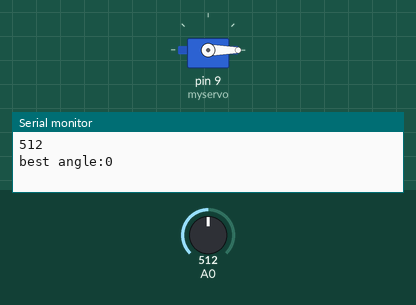
Simulated run of this sketch. Board: Arduino Uno, built with avr-gcc and run on an emulated ATmega328P. On the bench: servo, the last lines printed to the serial monitor. The test bench sets the inputs (shaded band); at power-on: A0 = 512.

Above: at 0.01 s.
At 4.29 s:
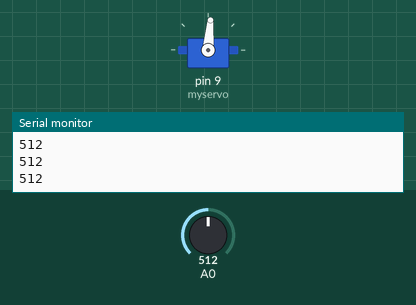
4.3 s: A0 set to 0
At 5.04 s:
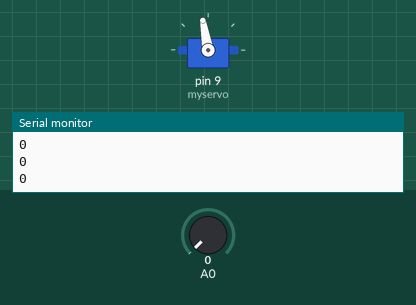
Timing chart, 0 to 16.3 s (numbered marks = the images above; inputs shaded):
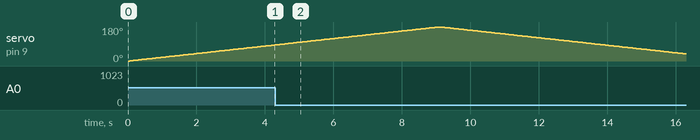

The sketch:

d2.ino
```cpp
#include <Servo.h>
//#define abs(x) ((x) > 0 ? (x) : -(x))

Servo myservo;
int pos = 0;

void setup() {
  Serial.begin(9600);
  myservo.attach(9);
}

int brightness = 0;
int bestAngle = 0;

void printBest(){
  Serial.print("best angle:");
  Serial.println(bestAngle);
  Serial.print("max val:");
  Serial.println(brightness);
}

void loop() {
  int b = 0;
  brightness = -1;
  for (pos = 0; pos <= 180; pos += 1) {
    b = analogRead(A0);
    Serial.println(b);
    if(b > brightness) brightness = b, bestAngle = pos, printBest();
    myservo.write(pos);
    delay(50);
  }
  for (pos = 180; pos >= 0; pos -= 1) {
    Serial.println(b);
    b = analogRead(A0);
    Serial.println(b);
    if(b > brightness) brightness = b, bestAngle = pos, printBest();
    myservo.write(pos);
    delay(50);
  }
  myservo.write(bestAngle);
  delay(50);
  Serial.print("best angle:");
  Serial.println(bestAngle);
  Serial.print("max val:");
  Serial.println(brightness);
  while(1){
    delay(1000);
    b = analogRead(A0);
    int diff = abs(b - brightness);
    if(diff > brightness / 2){
      Serial.print("diff:");
      Serial.println(diff);
      Serial.print(" > ");
      Serial.println(brightness / 3);
      //break;
    }
  }
}
```

Measured:
- by itself, servo on pin 9 (myservo): rises from 85° to 180° in 4.7 s, then falls to 38° in 7.2 s
